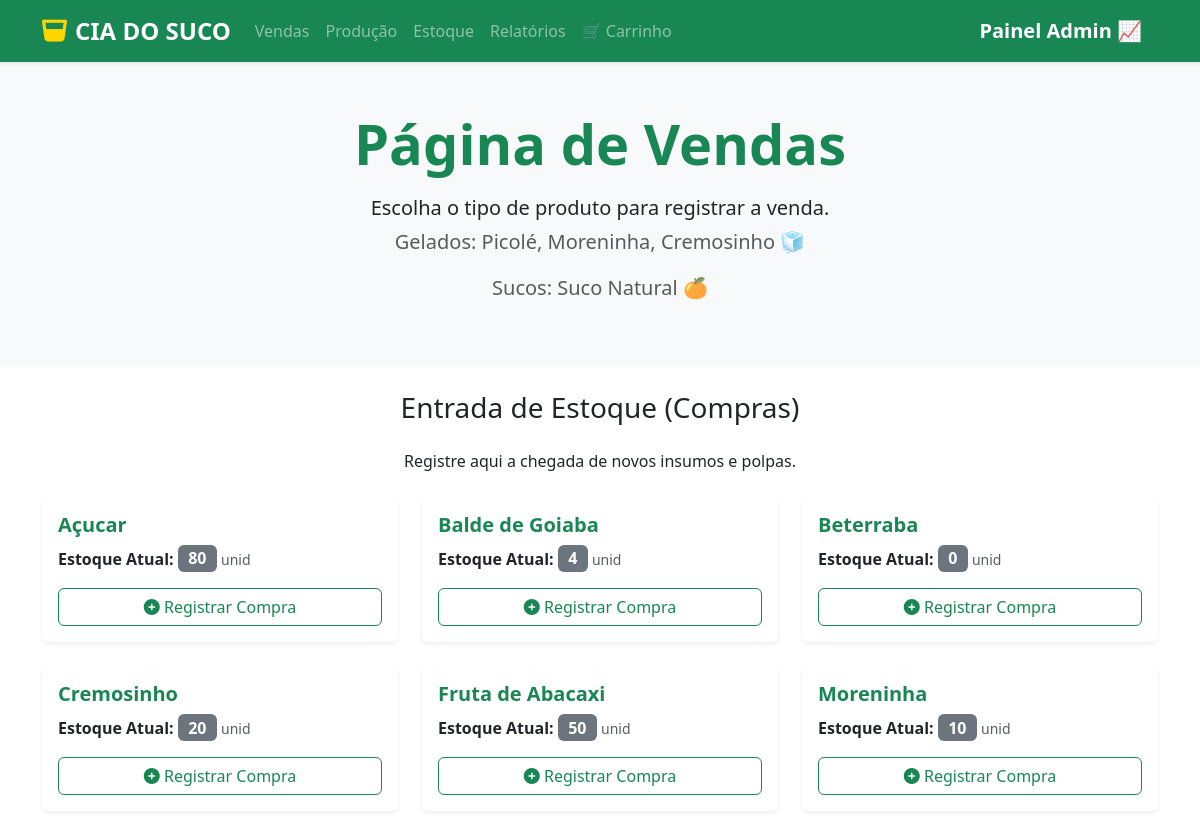
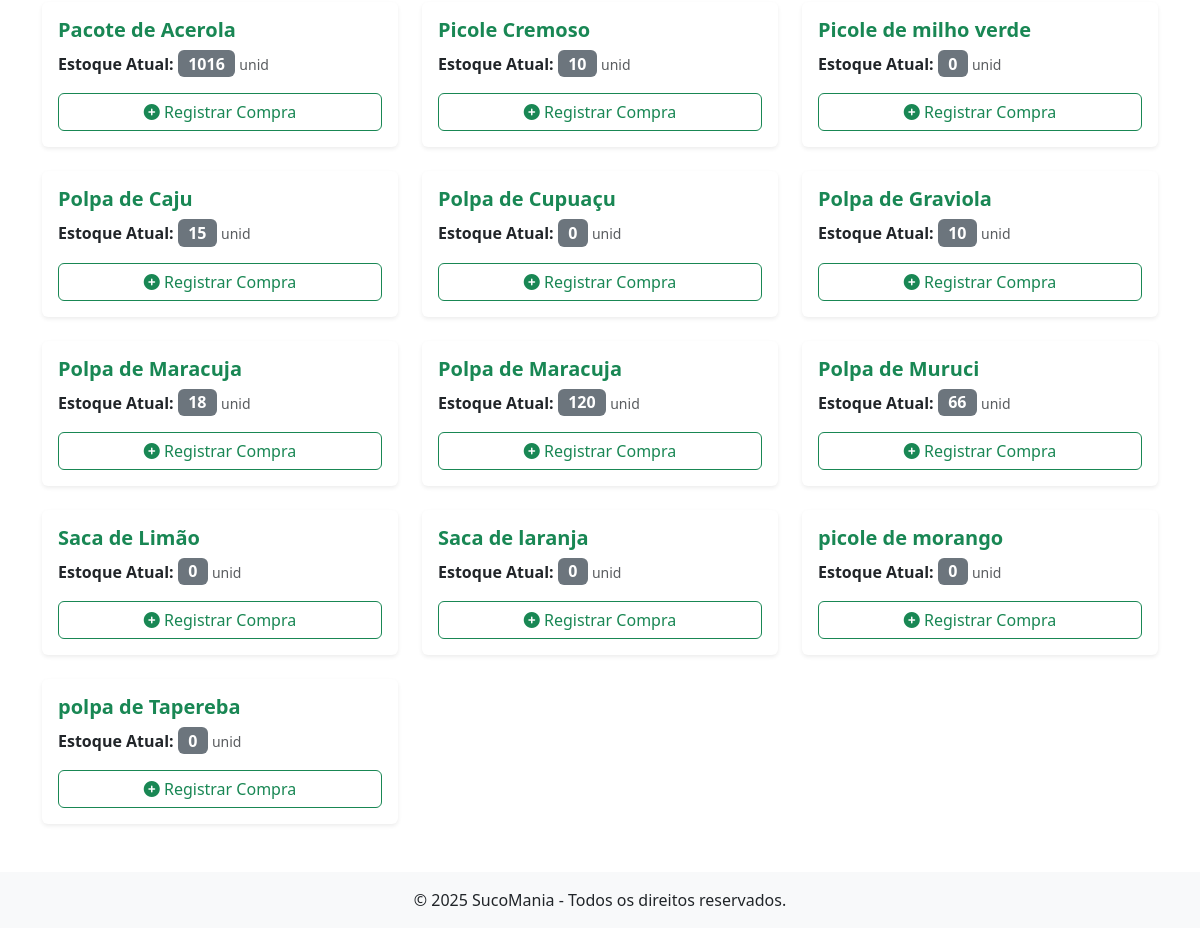
Page /estoque/ on the committed database (2 pictures, top to bottom).
### sucos/models.py (models this page shows, shortened)
class Ingredient(models.Model):
    category_ingredient = models.ForeignKey('CategoryIngredient', on_delete= models.PROTECT, related_name='ingredientes', verbose_name='Categoria')
    quantity = models.DecimalField(max_digits=10,decimal_places=2,default=0.00,verbose_name='Quantidade em Estoque')
    price = models.DecimalField(max_digits=10, decimal_places=2, verbose_name='Preço')
    is_active = models.BooleanField(default=True, verbose_name='Ativo')
    description = models.TextField(null=True, blank=True, verbose_name='Descrição')
    created_at = models.DateTimeField(auto_now_add=True, verbose_name='Criado em')
    updated_at = models.DateTimeField(auto_now=True, verbose_name='Atualizado em')
    class Meta:
        ordering = ['category_ingredient']
        verbose_name = 'Ingrediente'
        verbose_name_plural = 'Ingredientes'

class CategoryIngredient(models.Model):
    name = models.CharField(max_length=100, verbose_name='Nome')
    is_active = models.BooleanField(default=True, verbose_name='Ativo')
    description = models.TextField(null=True, blank=True, verbose_name='Descrição')
    created_at = models.DateTimeField(auto_now_add=True, verbose_name='Criado em')
    updated_at = models.DateTimeField(auto_now=True, verbose_name='Atualizado em')
    class Meta:
        ordering = ['name']
        verbose_name = 'Categoria de Ingrediente'

### sucos/views.py (the view)
# urls.py: path('estoque/', listar_compras_ingredientes, name='estoque'),
def listar_compras_ingredientes(request):
    ingredientes = Ingredient.objects.all().order_by('category_ingredient__name')
    return render(request, 'estoque/estoque.html', {'ingredientes': ingredientes})

### sucos/templates/estoque/estoque.html (shortened to what this page needs)
{% extends 'venda.html' %}
{% load static %}
{% block conteudo %}
<div class="container my-4">
    <h3 class="text-center mb-4">Entrada de Estoque (Compras)</h3>
    <p class="text-center mb-4">Registre aqui a chegada de novos insumos e polpas.</p>
    {% if ingredientes %}
        <div class="row">
            {% for item in ingredientes %}
            <div class="col-lg-4 col-md-6 mb-4">
                <div class="card shadow-sm border-0">
                    <div class="card-body">
                        <h5 class="card-title text-success fw-bold">{{ item.category_ingredient.name }}</h5>
                        <p class="card-text">
                            <strong>Estoque Atual:</strong>
                            <span id="estoque-{{ item.id }}" class="badge bg-secondary" style="font-size: 1em;">
                                {{ item.quantity|floatformat }}
                            </span>
                            <small class="text-muted">unid</small>
                        </p>
                        <button type="button" class="btn btn-outline-success w-100" onclick="mostrarForm({{ item.id }})">
                            <i class="fas fa-plus-circle"></i> Registrar Compra
                        </button>
                    </div>
                </div>
            </div>
            {% endfor %}
        </div>
    {% else %}
        <p class="text-center">Nenhum ingrediente cadastrado.</p>
    {% endif %}
</div>
{% endblock %}

### rows in the picture
Ingredient: category_ingredient.name "Açucar", quantity "80"
Ingredient: category_ingredient.name "Balde de Goiaba", quantity "4"
Ingredient: category_ingredient.name "Beterraba", quantity "0"
Ingredient: category_ingredient.name "Cremosinho", quantity "20"
Ingredient: category_ingredient.name "Fruta de Abacaxi", quantity "50"
Ingredient: category_ingredient.name "Moreninha", quantity "10"
Ingredient: category_ingredient.name "Pacote de Acerola", quantity "1016"
Ingredient: category_ingredient.name "Picole Cremoso", quantity "10"
Ingredient: category_ingredient.name "Picole de milho verde", quantity "0"
Ingredient: category_ingredient.name "Polpa de Caju", quantity "15"
Ingredient: category_ingredient.name "Polpa de Cupuaçu", quantity "0"
Ingredient: category_ingredient.name "Polpa de Graviola", quantity "10"
Ingredient: category_ingredient.name "Polpa de Maracuja", quantity "18"
Ingredient: category_ingredient.name "Polpa de Maracuja", quantity "120"
Ingredient: category_ingredient.name "Polpa de Muruci", quantity "66"
Ingredient: category_ingredient.name "Saca de Limão", quantity "0"
Ingredient: category_ingredient.name "Saca de laranja", quantity "0"
Ingredient: category_ingredient.name "picole de morango", quantity "0"
Ingredient: category_ingredient.name "polpa de Tapereba", quantity "0"
